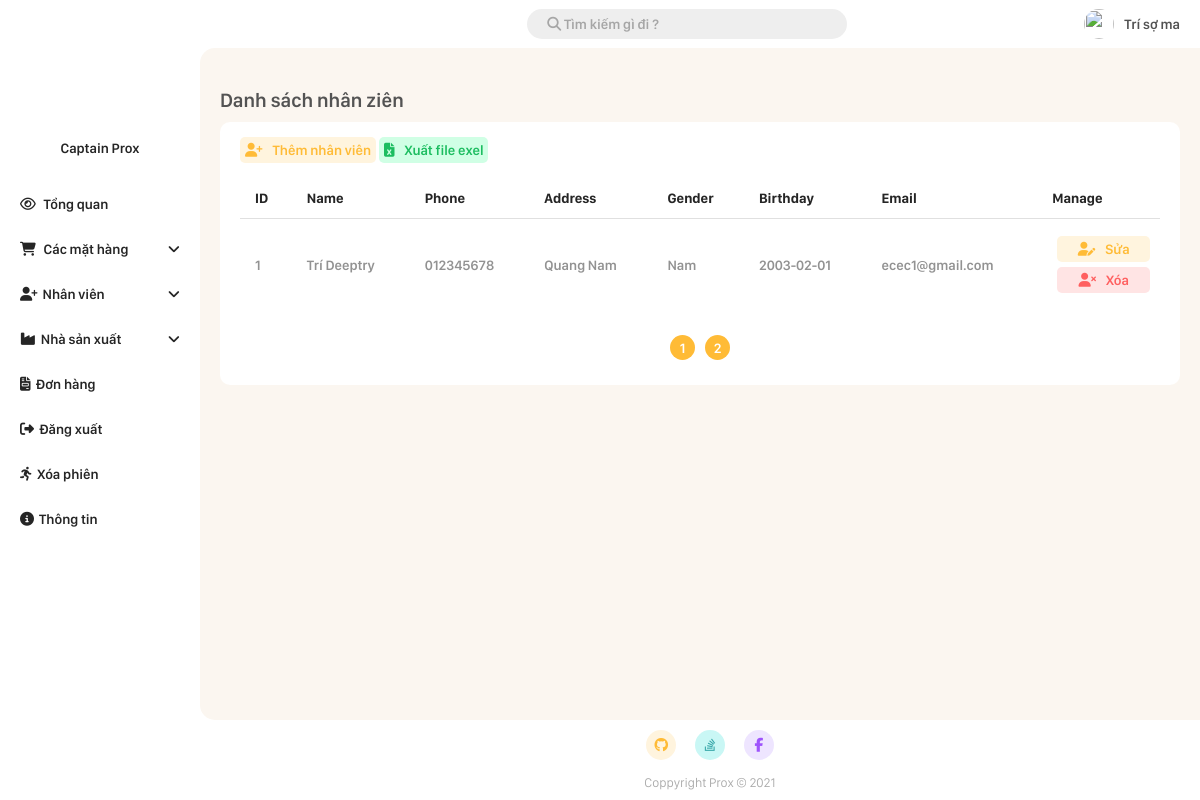
/Admin/employee_manager.php (signed in), run on the app's committed database.
### tables this page shows
CREATE TABLE `employee` (
  `id` int(11) NOT NULL,
  `name` varchar(20) NOT NULL,
  `phone` varchar(20) NOT NULL,
  `address` varchar(50) NOT NULL,
  `gender` bit(2) NOT NULL DEFAULT b'1',
  `dob` date NOT NULL,
  `email` varchar(50) NOT NULL,
  `password` varchar(50) NOT NULL,
  `level_id` int(11) NOT NULL,
  `token` text NOT NULL,
  `manager_id` tinyint(4) DEFAULT NULL
);

### Admin/employee_manager.php (the view, shortened to what this page needs)
<!DOCTYPE html>
<html lang="en">
<head>
    <link rel="stylesheet" href="./CSS/style.css?v=4.6">
</head>
<body>
        <?php
            require_once './root/connect.php';
            $page = 1;
            $manager_id = $_SESSION['id'];
            $search = "";
            $number_of_post_query = "SELECT count(*) FROM employee WHERE ((name like '%$search%') OR (id = '$search') OR (email LIKE '%$search%') OR (phone LIKE '$search')) AND level_id = 1 AND manager_id = $manager_id";
            $post_array = mysqli_query($connect, $number_of_post_query);
            $result_array = mysqli_fetch_array($post_array);
            $number_of_post = $result_array['count(*)'];
            $number_post_per_page = 1;
            $number_of_page = ceil($number_of_post/$number_post_per_page);
            $number_of_skip_page = $number_post_per_page * ($page - 1);
            $querry = "SELECT * FROM employee WHERE ((name like '%$search%') OR (id = '$search') OR (email LIKE '%$search%') OR (phone LIKE '$search')) AND level_id = 1 AND manager_id = $manager_id  LIMIT $number_post_per_page OFFSET $number_of_skip_page ";
            $result = mysqli_query($connect, $querry);
        ?>
        <div class="grid-container">
            <div class="container-header">
                <?php require_once "./root/navbar.php"; ?>
            </div>
            <div class="container-menu">
                <?php require_once "./root/sidebar.php"; ?>
            </div>
            <div class="container-main">
                <h1 class="main-title">Danh sách nhân ziên</h1>
                <div class="add-new-item">
                    <a class="link-button" href="./add/add_employee.php"><i class="fas fa-user-plus"></i>Thêm nhân viên</a>
                    <a class="link-button exel" href="./root/export_exel.php?employee=true"><i class="fas fa-file-excel"></i>Xuất file exel</a>
                    <table class="styled-table">
                        <thead>
                            <tr>
                                <th>ID</th>
                                <th>Name</th>
                                <th>Phone</th>
                                <th>Address</th>
                                <th>Gender</th>
                                <th>Birthday</th>
                                <th>Email</th>
                                <th>Manage</th>
                            </tr>
                        </thead>
                        <tbody>
                            <?php foreach($result as $employee){ ?>
                                <tr>
                                    <td><?php echo $employee['id'] ?></td>
                                    <td><?php echo $employee['name'] ?></td>
                                    <td><?php echo $employee['phone'] ?></td>
                                    <td><?php echo $employee['address'] ?></td>
                                    <td>
                                        <?php
                                            if($employee['gender'] == 1){
                                                echo "Nam";
                                            }else{
                                                echo "Nữ";
                                            }
                                        ?>
                                    </td>
                                    <td><?php echo $employee['dob'] ?></td>
                                    <td><?php echo $employee['email'] ?></td>
                                    <td>
                                        <a class="link-button" href="./edit/edit_employee.php?id=<?php echo $employee['id'];?>"><i class="fas fa-user-edit"></i>Sửa</a>
                                        <a class="link-button red" href="?search=<?php echo $search; ?>&page=<?php echo $page; ?>&delete=<?php echo $employee['id']; ?>" onclick="return confirm('Đồng ý xóa <?= $employee['name']; ?> ?');"><i class="fas fa-user-times"></i>Xóa</a>
                                    </td>
                                </tr>
                            <?php } ?>
                        </tbody>
                    </table>
                    <div class="page_number_list">
                        <?php for($i = 1 ; $i<= $number_of_page ; $i++){?>
                            <div class="page_number">
                                <a href="?page=<?php echo $i; ?>&search=<?php echo $search; ?>">
                                    <?php echo $i; ?>
                                </a>
                            </div>
                        <?php } ?>
                    </div>
                </div>
            </div>
            <div class="container-footer">
                <?php require_once "./root/footer.php"; ?>
            </div>
        </div>
</body>
</html>

### Admin/CSS/style.css (style rules this page uses)
*,body { padding: 0px; margin: 0px; color: rgb(37, 37, 37); font-family: San Francisco Display, sans-serif ; }
body { background: rgb(252, 252, 252); }
.container-header { grid-area: header; position: -webkit-sticky; position: sticky; background-color: #fff; top: 0px; }
.container-menu { grid-area: menu; background: #fff; height: 100%; }
.container-main { grid-area: main; padding: 20px !important; border-radius: 15px 0px 0px 15px; background: #FBF6F0; }
.container-footer { grid-area: footer; margin: 10px 0px 10px 20px; }
.grid-container { display: grid; grid-template-areas: 'menu header header' 'menu main right' 'menu footer footer'; grid-template-rows: 6vh auto 10vh; grid-template-columns: 25vh auto 0vh; grid-gap: 0px; padding: 0px; height: 100vh; background: #fff; }
.grid-container > div { padding: 0; }
* { box-sizing: border-box; font-family: San Francisco Display, sans-serif; font-size: 14px; margin: 0; padding: 0; }
a { text-decoration: none; }
.main-title { font-size: 20px; font-weight: 600; color: rgb(83, 83, 83); margin: 20px 0px 10px 0px; }
.link-button { padding: 5px; width: 100%; color: #FFBB36; background-color: #FFF4DE; text-align: center; border-radius: 5px; font-weight: 600; background-position: 0% 0%; transition: 0.5s ease; }
.link-button i { color: #FFBB36; margin-right: 10px; transition: 0.5s ease-in-out; }
.page_number_list { display: flex; flex-direction: row; align-items: center; justify-content: center; margin-top: 10px; }
.page_number { background-color: #FFBB36; height: 25px; width: 25px; border-radius: 50%; display: flex; justify-content: center; align-items: center; margin: 5px; }
.page_number a { color: white; font-weight: 600; }
.add-new-item { padding: 20px; background-color: #fff; border-radius: 10px; width: 100%; max-width: 100%; animation: scale-animation 0.5s ease; }
::placeholder { color: black; opacity: 0.3; font-weight: 600; }
.styled-table thead tr { background-color: #ffffff; color: #ffffff !important; text-align: center; }
.styled-table th, .styled-table td { padding: 12px 15px; text-align: left; }
.styled-table td:first-child, .styled-table th:first-child { border-radius: 5px 0px 0px 5px; }
.styled-table td:last-child, .styled-table th:last-child { border-radius: 0 5px 5px 0; }
.styled-table tbody tr { background-color: #ffffff !important; border-top: 1px solid #e0e0e0 !important; }
.styled-table tbody tr td { color: #929292 !important; font-weight: 600; }
.styled-table tbody tr:last-of-type { border-bottom: none; }
.styled-table { border-collapse: collapse; border-spacing:0 15px; font-size: 0.9em; font-family: sans-serif; min-width: 400px; width: 100%; margin: 20px 0px 20px 0px; }
.styled-table .link-button { display: block; margin: 5px; }
.styled-table .red { background-color: #ffe4e4 !important; color: #ff5f5f !important; }
.styled-table .red i { color: #ff5f5f !important; }
.exel { background: #d0ffe5 !important; color: #1CBD60 !important; }
.exel i { color: #1CBD60 !important; }

### data on the page
employee: id "1", name "Trí Deeptry", phone "012345678", address "Quang Nam", gender "Nam", dob "2003-02-01", email "ecec1@gmail.com"

### other printed values
$_SESSION['name'] "Trí sợ ma"
